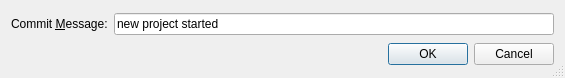
<?xml version="1.0" encoding="UTF-8"?>
<ui version="4.0">
 <class>GitOptionsDialog</class>
 <widget class="QDialog" name="GitOptionsDialog">
  <property name="geometry">
   <rect>
    <x>0</x>
    <y>0</y>
    <width>565</width>
    <height>78</height>
   </rect>
  </property>
  <property name="windowTitle">
   <string>Initial Commit</string>
  </property>
  <property name="whatsThis">
   <string>&lt;b&gt;Initial Commit Dialog&lt;/b&gt;
&lt;p&gt;Enter the message for the initial commit.&lt;/p&gt;</string>
  </property>
  <property name="sizeGripEnabled">
   <bool>true</bool>
  </property>
  <layout class="QVBoxLayout" name="verticalLayout">
   <item>
    <layout class="QHBoxLayout" name="horizontalLayout">
     <item>
      <widget class="QLabel" name="TextLabel5">
       <property name="text">
        <string>Commit &amp;Message:</string>
       </property>
       <property name="buddy">
        <cstring>vcsLogEdit</cstring>
       </property>
      </widget>
     </item>
     <item>
      <widget class="QLineEdit" name="vcsLogEdit">
       <property name="toolTip">
        <string>Enter the log message for the new project.</string>
       </property>
       <property name="whatsThis">
        <string>&lt;b&gt;Log Message&lt;/b&gt;
&lt;p&gt;Enter the log message to be used for the new project.&lt;/p&gt;</string>
       </property>
       <property name="text">
        <string>new project started</string>
       </property>
      </widget>
     </item>
    </layout>
   </item>
   <item>
    <widget class="QDialogButtonBox" name="buttonBox">
     <property name="orientation">
      <enum>Qt::Horizontal</enum>
     </property>
     <property name="standardButtons">
      <set>QDialogButtonBox::Cancel|QDialogButtonBox::Ok</set>
     </property>
    </widget>
   </item>
  </layout>
 </widget>
 <pixmapfunction>qPixmapFromMimeSource</pixmapfunction>
 <tabstops>
  <tabstop>vcsLogEdit</tabstop>
 </tabstops>
 <resources/>
 <connections>
  <connection>
   <sender>buttonBox</sender>
   <signal>accepted()</signal>
   <receiver>GitOptionsDialog</receiver>
   <slot>accept()</slot>
   <hints>
    <hint type="sourcelabel">
     <x>56</x>
     <y>68</y>
    </hint>
    <hint type="destinationlabel">
     <x>51</x>
     <y>77</y>
    </hint>
   </hints>
  </connection>
  <connection>
   <sender>buttonBox</sender>
   <signal>rejected()</signal>
   <receiver>GitOptionsDialog</receiver>
   <slot>reject()</slot>
   <hints>
    <hint type="sourcelabel">
     <x>213</x>
     <y>68</y>
    </hint>
    <hint type="destinationlabel">
     <x>205</x>
     <y>77</y>
    </hint>
   </hints>
  </connection>
 </connections>
</ui>
